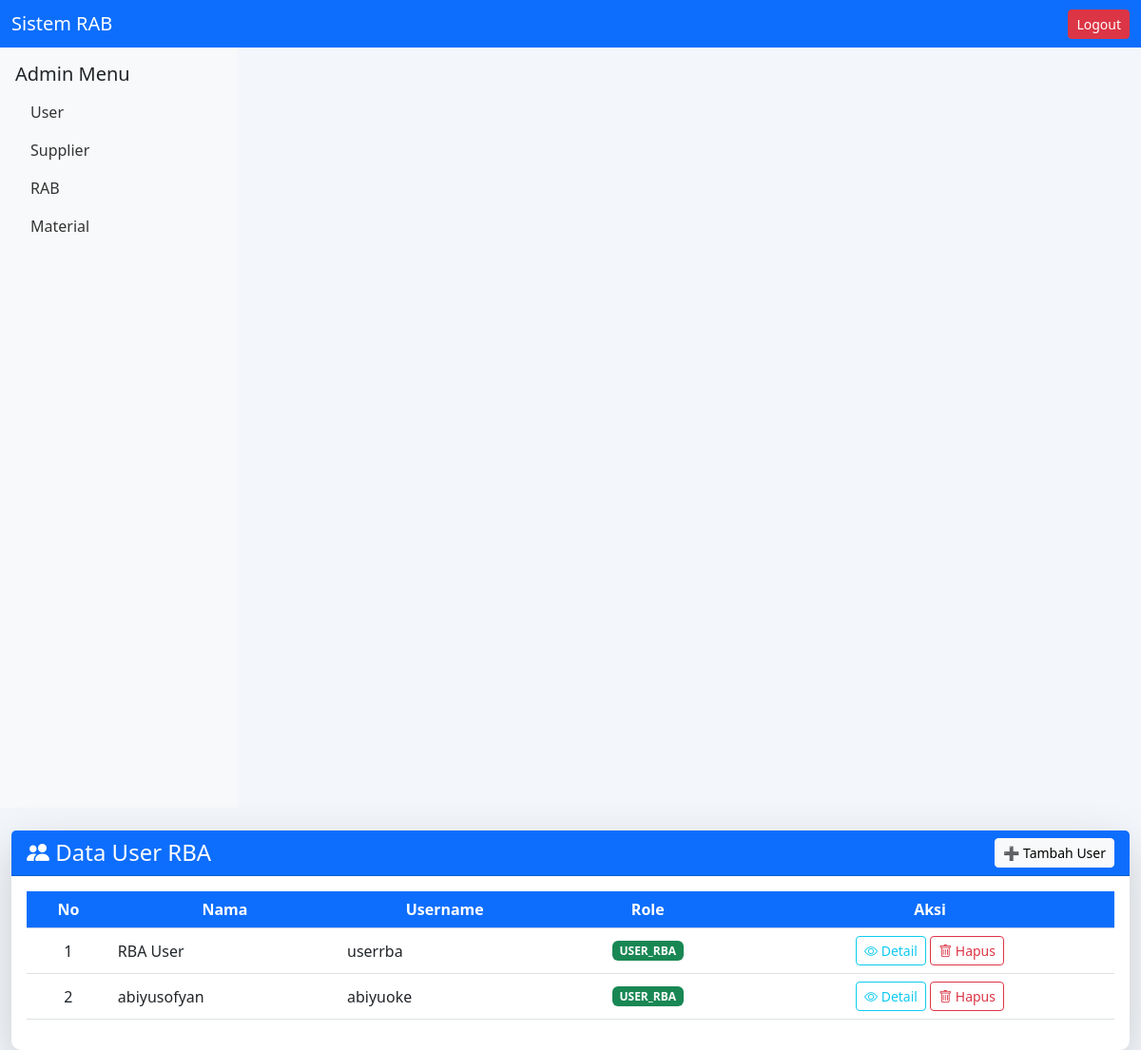
/views/user.php (signed in), run on the app's committed database.
### tables this page shows
CREATE TABLE `users` (
  `id_user` int(11) NOT NULL,
  `nama` varchar(100) DEFAULT NULL,
  `username` varchar(100) DEFAULT NULL,
  `password` varchar(255) DEFAULT NULL,
  `role` enum('admin','user_rba','supplier') DEFAULT 'user_rba'
);

### views/user.php (the view, shortened to what this page needs)
<?php
include '../config/database.php';
include '../partials/header.php';
include '../partials/sidebar.php';
$result = mysqli_query($conn, "SELECT * FROM users WHERE role='user_rba'");
?>
<!DOCTYPE html>
<html lang="id">
<head>
  <link href="https://cdn.jsdelivr.net/npm/bootstrap@5.3.0/dist/css/bootstrap.min.css" rel="stylesheet">
  <link href="../assets/css/style.css" rel="stylesheet">
  <link href="https://cdn.jsdelivr.net/npm/bootstrap-icons@1.11.1/font/bootstrap-icons.css" rel="stylesheet">
</head>
<body style="background-color: #f3f6fa;">
<div class="container-fluid mt-4">
  <div class="card shadow-lg border-0">
    <div class="card-header d-flex justify-content-between align-items-center bg-primary text-white">
      <h4 class="mb-0"><i class="bi bi-people-fill"></i> Data User RBA</h4>
      <button class="btn btn-light btn-sm" data-bs-toggle="modal" data-bs-target="#createUser">
        ➕ Tambah User
      </button>
    </div>
    <div class="card-body">
      <div class="table-responsive">
        <table class="table table-hover align-middle">
          <thead class="table-primary text-center">
            <tr>
              <th>No</th>
              <th>Nama</th>
              <th>Username</th>
              <th>Role</th>
              <th>Aksi</th>
            </tr>
          </thead>
          <tbody>
            <?php $no=1; while($u=mysqli_fetch_assoc($result)): ?>
              <tr>
                <td class="text-center"><?= $no++ ?></td>
                <td><?= htmlspecialchars($u['nama']); ?></td>
                <td><?= htmlspecialchars($u['username']); ?></td>
                <td class="text-center"><span class="badge bg-success"><?= strtoupper($u['role']); ?></span></td>
                <td class="text-center">
                  <a href="detailuser.php?id=<?= $u['id_user'] ?>" class="btn btn-sm btn-outline-info">
                    <i class="bi bi-eye"></i> Detail
                  </a>
                  <a href="?delete=<?= $u['id_user'] ?>" onclick="return confirm('Yakin hapus user ini?')"
                     class="btn btn-sm btn-outline-danger">
                     <i class="bi bi-trash"></i> Hapus
                  </a>
                </td>
              </tr>
            <?php endwhile; ?>
          </tbody>
        </table>
      </div>
    </div>
  </div>
</div>
</body>
</html>

### assets/css/style.css (style rules this page uses)
body { background-color: #f8f9fa; font-family: 'Segoe UI', Tahoma, Geneva, Verdana, sans-serif; }
.card { border-radius: 10px; transition: 0.2s; }
.table th { background-color: #0d6efd; color: white; }

### data on the page
users: nama "RBA User", username "userrba", role "USER_RBA"
users: nama "abiyusofyan", username "abiyuoke", role "USER_RBA"

### other printed values
$role "Admin"
